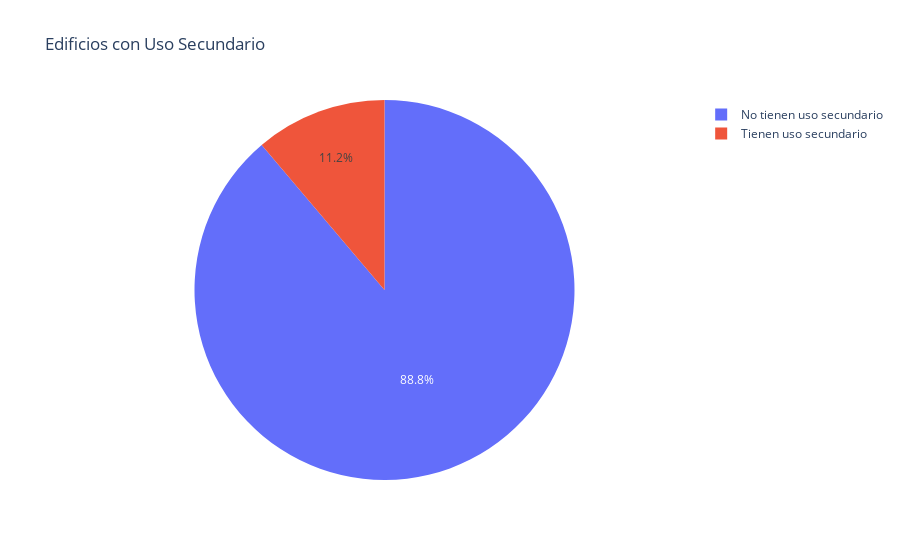

This figure's notebook cell:
### Code cell
fig = px.pie(second_use.value_counts(), 
             values='has_secondary_use',
             names=["No tienen uso secundario", "Tienen uso secundario"], 
             title='Edificios con Uso Secundario')
fig.show()

### Figure 1 — Plotly figure (JSON) as saved in the notebook; plotly's stock layout.template omitted (floating-point values rounded to 4 significant figures)
{"data": [{"domain": {"x": [0, 1], "y": [0, 1]}, "hovertemplate": "label=%{label}<br>has_secondary_use=%{value}<extra></extra>", "labels": ["No tienen uso secundario", "Tienen uso secundario"], "legendgroup": "", "name": "", "showlegend": true, "type": "pie", "values": [231445, 29156]}], "layout": {"legend": {"tracegroupgap": 0}, "title": {"text": "Edificios con Uso Secundario"}}}
